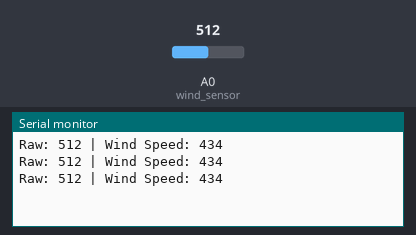
A sketch run on a simulated Arduino Uno, built with avr-gcc and run on an emulated ATmega328P. On the bench: the last lines printed to the serial monitor. The inputs (shaded band) are chosen by the test bench; at power-on: A0 (wind_sensor) = 512.

Above: at 1.3 s.
1.4 s: A0 (wind_sensor) set to 716
At 1.9 s:
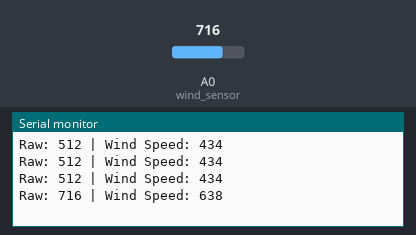
2.9 s: A0 (wind_sensor) set to 900
At 3.4 s:
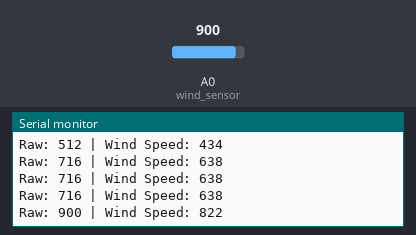
Timing chart, 0 to 5.9 s (numbered marks = the images above; inputs shaded):
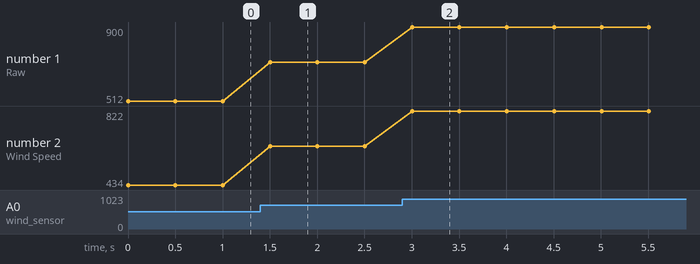

The sketch:

Windsensor.ino
```cpp
int const wind_sensor = A0;
int wind_speed_raw = 0;
int wind_speed_calibrated = 0;
int baseline = 78; // Adjust this based on your lowest reading with no wind

void setup() {
  pinMode(wind_sensor, INPUT);
  Serial.begin(115200);
}

void loop() {
  wind_speed_raw = analogRead(wind_sensor);
  wind_speed_calibrated = wind_speed_raw - baseline;
  if (wind_speed_calibrated < 0) wind_speed_calibrated = 0; // Avoid negative values
  Serial.print("Raw: ");
  Serial.print(wind_speed_raw);
  Serial.print(" | Wind Speed: ");
  Serial.println(wind_speed_calibrated);
  delay(500);
}
```

Measured:
- after the input at 1.4 s, the serial monitor: prints a new line after 0.10 s (image 1)
- after the input at 2.9 s, the serial monitor: prints a new line after 0.10 s (image 2)
- plotted number 1: 512 → 716 after the input at 1.4 s, 716 → 900 after the input at 2.9 s
- plotted number 2: 434 → 638 after the input at 1.4 s, 638 → 822 after the input at 2.9 s
